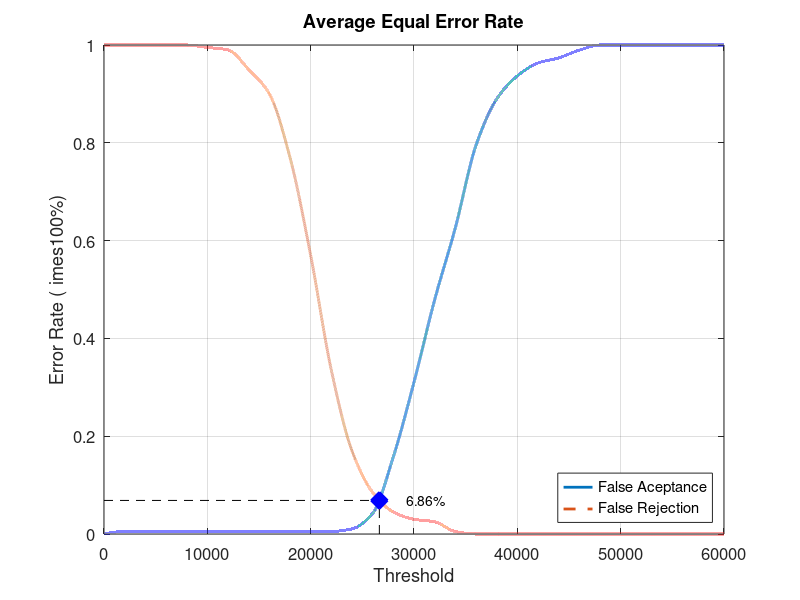
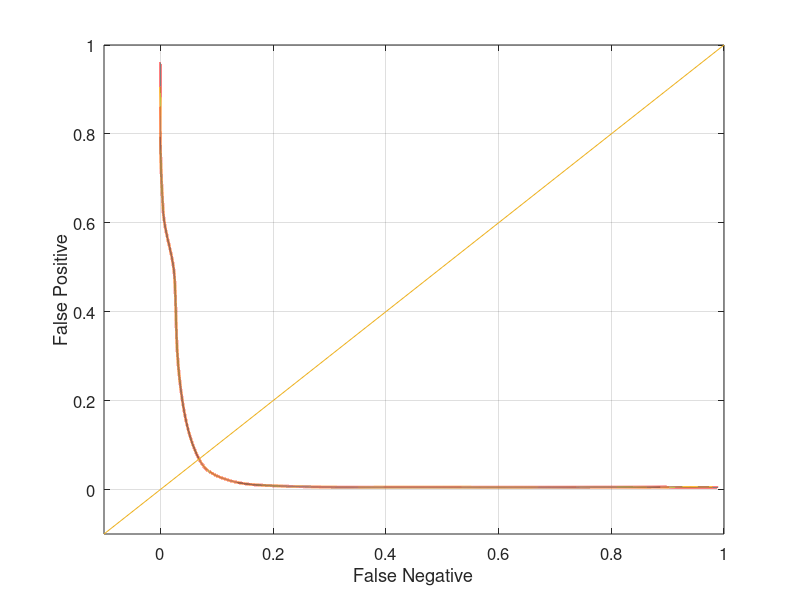

Reproduce these figures in MATLAB, in order.
close all;
clear;
clc;
x = 0:2000:60000;
xq = 0:0.5:60000;

y0 = [0 0.00526316 0.00526316 0.00526316 0.00526316 0.00526316 0.00526316 0.00526316 0.00526316 0.00526316 0.00526316 0.00526316 0.0105263 0.0421053 0.157895 0.310526 0.478947 0.626316 0.794737 0.889474 0.936842 0.963158 0.973684 0.989474 1 1 1 1 1 1 1]
yy0 = interp1(x, y0, xq, 'pchip');
y1 = [1 1 1 1 1 0.995 0.99 0.95 0.9 0.77 0.57 0.335 0.17 0.085 0.045 0.03 0.025 0.005 0 0 0 0 0 0 0 0 0 0 0 0 0]
yy1 = interp1(x, y1, xq, 'pchip');

% Calculating EER: 
y2 = abs(y0 - y1);
find(y2 == min(y2))
yy2 = abs(yy0 - yy1);
xEER = find(yy2 == min(yy2));
xEERIndex = xq(xEER) % X-axis EER
yEER = yy0(xEER) % Y-axis EER

main = figure
plot(xq, yy0,'-','LineWidth', 2);	hold on
plot(xq, yy1,'--','LineWidth', 2);	hold on
plot([xEERIndex xEERIndex], [0 yEER], 'k--');	hold on
plot([0 xEERIndex], [yEER yEER], 'k--');	hold on
plot(xEERIndex, yEER, 'bx', 'LineWidth', 10);	hold on
text(xEERIndex + 10 * xEERIndex / 100, yEER, [num2str(round((10000 * yEER)) / 100) '%'])
legend('False Aceptance', 'False Rejection', 'Location', 'SouthEast')
xlabel('Threshold')
ylabel('Error Rate (	imes100%)')
title('Average Equal Error Rate')
set(gca, 'FontSize', 12)
axis([0 60000 0 1])
grid on

print(main, 'Database1_3Main', '-dpng');
FNRxFPR = figure('Color', [1 1 1]);
plot(yy1, yy0, '-', yy1, yy0, 'LineWidth', 2);
hold on
y = -0.1:0.1:1
plot(y, y); 
set(gca, 'FontSize', 12)
xlabel('False Negative')
ylabel('False Positive')
axis([-0.1 1 -0.1 1])
set(gca, 'FontSize', 12)
grid on

print(FNRxFPR, 'Database1_3FNRxFPR','-dpng');
